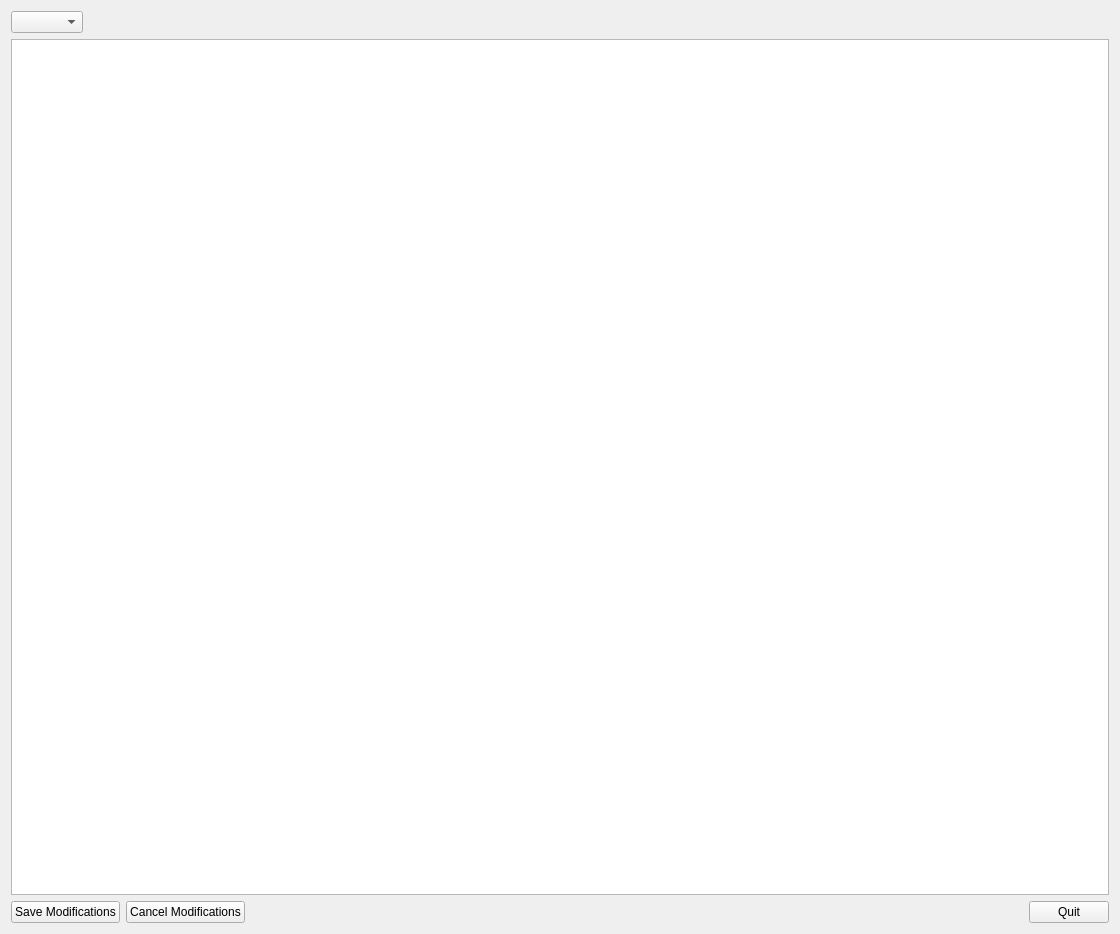
<?xml version="1.0" encoding="UTF-8"?>
<ui version="4.0">
 <class>ViewTablesDatas</class>
 <widget class="QWidget" name="ViewTablesDatas">
  <property name="geometry">
   <rect>
    <x>0</x>
    <y>0</y>
    <width>1120</width>
    <height>934</height>
   </rect>
  </property>
  <property name="windowTitle">
   <string>Form</string>
  </property>
  <layout class="QHBoxLayout" name="horizontalLayout_2">
   <item>
    <layout class="QVBoxLayout" name="verticalLayout">
     <item>
      <layout class="QHBoxLayout" name="horizontalLayout">
       <item>
        <widget class="QComboBox" name="comboboxlist"/>
       </item>
       <item>
        <spacer name="horizontalSpacer">
         <property name="orientation">
          <enum>Qt::Horizontal</enum>
         </property>
         <property name="sizeHint" stdset="0">
          <size>
           <width>40</width>
           <height>20</height>
          </size>
         </property>
        </spacer>
       </item>
      </layout>
     </item>
     <item>
      <widget class="QTableView" name="viewtable"/>
     </item>
     <item>
      <layout class="QHBoxLayout" name="horizontalLayout_3">
       <item>
        <widget class="QPushButton" name="btnsav">
         <property name="text">
          <string>Save Modifications</string>
         </property>
        </widget>
       </item>
       <item>
        <widget class="QPushButton" name="btncan">
         <property name="text">
          <string>Cancel Modifications</string>
         </property>
        </widget>
       </item>
       <item>
        <spacer name="horizontalSpacer_2">
         <property name="orientation">
          <enum>Qt::Horizontal</enum>
         </property>
         <property name="sizeHint" stdset="0">
          <size>
           <width>40</width>
           <height>20</height>
          </size>
         </property>
        </spacer>
       </item>
       <item>
        <widget class="QPushButton" name="btnclo">
         <property name="text">
          <string>Quit</string>
         </property>
        </widget>
       </item>
      </layout>
     </item>
    </layout>
   </item>
  </layout>
 </widget>
 <resources/>
 <connections/>
</ui>
